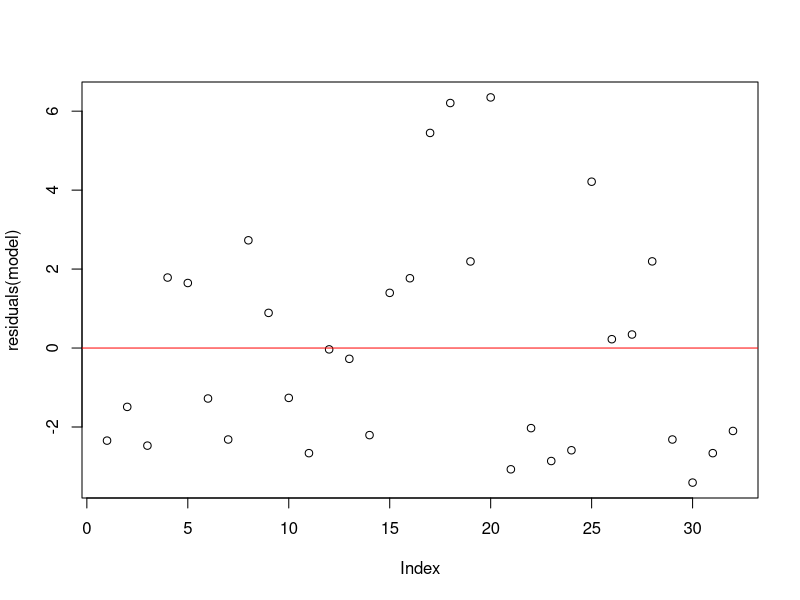
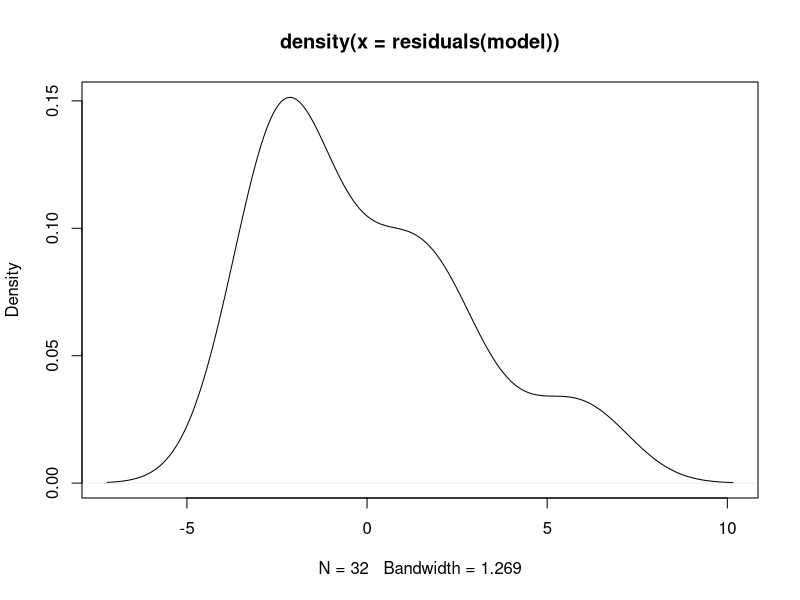
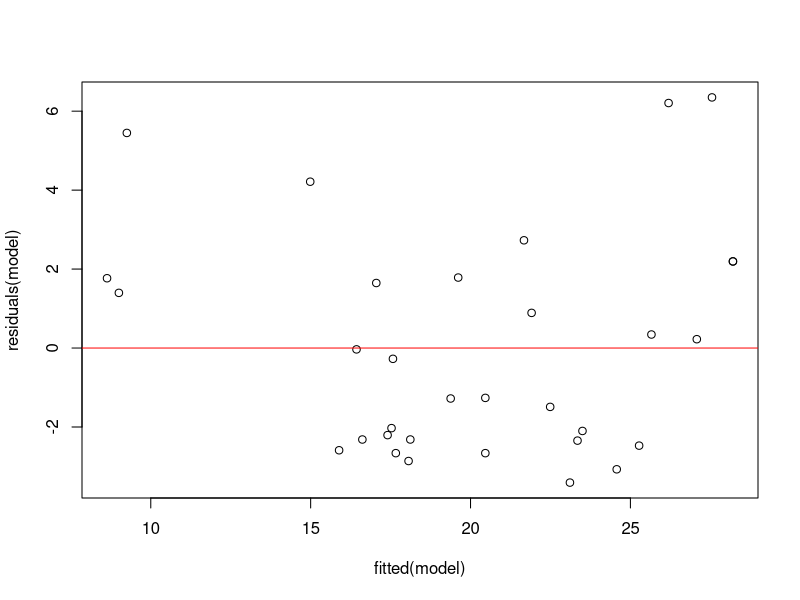

Reproduce these figures in R, in order.
## ---- chunk 1
# Fit the linear regression model
model <- lm(mpg ~ disp + wt, mtcars)
summary(model)
## ---- chunk 2
# Graphical analysis of residuals
plot(residuals(model))
abline(h = 0, col = "red")
## ---- chunk 3
#Check for errors distribution using density 
plot(density(residuals(model)))
## ---- chunk 4
#Could be used to chech fo homoscedasticity
plot(fitted(model), residuals(model))
abline(0, 0, col = "red")
## ---- chunk 5
# Calculate Durbin-Watson statistic
library(lmtest)
dwtest(model)
## ---- chunk 6
bgtest(model, order = 1)
## ---- chunk 7
# Ljung-Box test
Box.test(residuals(model), lag = 12, type = "Ljung-Box")
